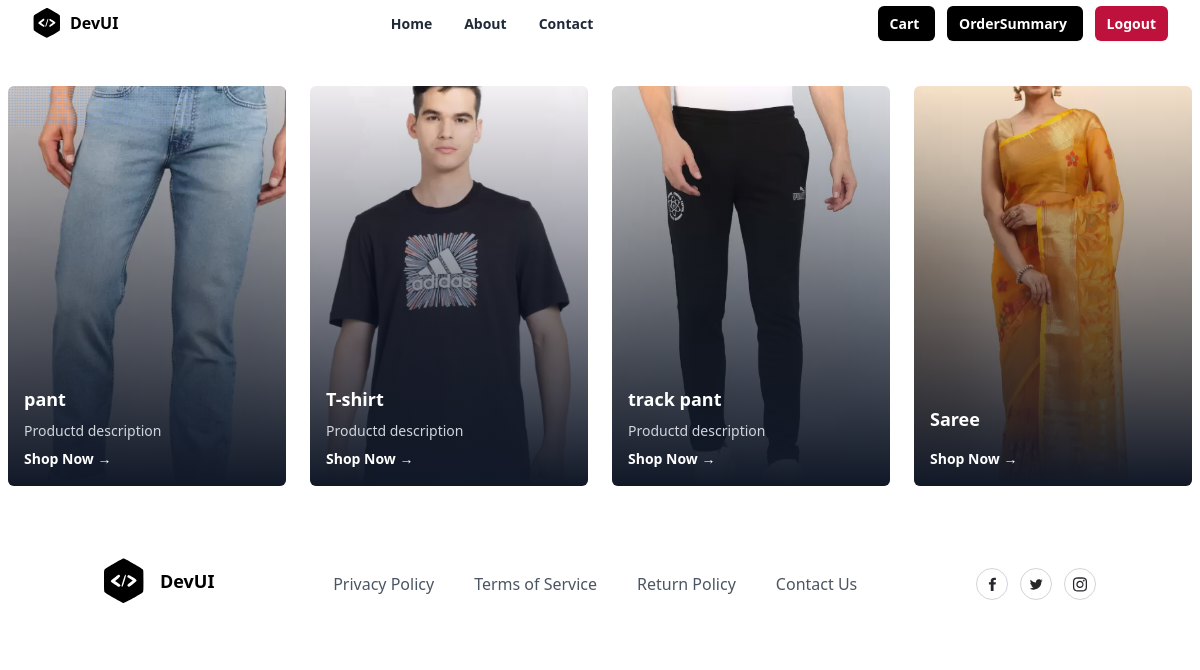
The app's page /index/ with its own data.
### store/models.py (models this page shows, shortened)
class Product(models.Model):
    title=models.CharField(max_length=200)
    description=models.TextField(null=True,blank=True)
    size_object=models.ManyToManyField(Size)
    category_object=models.ForeignKey(Category,on_delete=models.CASCADE)
    brand_object=models.ForeignKey(Brand,on_delete=models.CASCADE)
    image=models.ImageField(upload_to="product_images",null=True,default="product_images/default.jpg")
    price=models.PositiveIntegerField()
    tag_object=models.ManyToManyField(Tag)
    created_date=models.DateTimeField(auto_now_add=True)
    updated_at=models.DateTimeField(auto_now=True)
    is_active=models.BooleanField(default=True)

### store/views.py (the view)
# urls.py: path('index/',views.IndexView.as_view(),name="index"),
class IndexView(View):
    def get(self,request,*args, **kwargs):
        qs=Product.objects.all()
        return render(request,"index.html",{"data":qs})

### store/templates/index.html
{%extends 'base.html'%}
{%block main_block%}
<div class="conatiner">
    <div class="mx-auto grid w-full max-w-7xl items-center space-y-4 px-2 py-10 md:grid-cols-2 md:gap-6 md:space-y-0 lg:grid-cols-4">
        {%for p in data%}
        <div class="relative aspect-[16/9]  w-auto rounded-md md:aspect-auto md:h-[400px]">
            <img
              src="{{p.image.url}}"
              alt="AirMax Pro"
              class="z-0 h-full w-full rounded-md object-cover"
            />
            <div class="absolute inset-0 rounded-md bg-gradient-to-t from-gray-900 to-transparent"></div>
            <div class="absolute bottom-4 left-4 text-left">
              <h1 class="text-lg font-semibold text-white">{{p.title}}</h1>
              <p class="mt-2 text-sm text-gray-300">
                {{p.description}}
              </p>
              <a href="{%url 'product-detail' p.id%}" class="mt-2 inline-flex cursor-pointer items-center text-sm font-semibold text-white">
                Shop Now →
              </a>
            </div>
          </div>
        {%endfor%}
      </div>
</div>
{%endblock%}

### store/templates/base.html (shortened to what this page needs)
<!DOCTYPE html>
<html lang="en">
<head>
    <script src="https://cdn.tailwindcss.com"></script>
</head>
<body>
    <div class="relative w-full bg-white">
        <div class="mx-auto flex max-w-7xl items-center justify-between px-4 py-2 sm:px-6 lg:px-8">
          <div class="inline-flex items-center space-x-2">
            <span>
            </span>
            <span class="font-bold">DevUI</span>
          </div>
          <div class="hidden lg:block">
            <ul class="inline-flex space-x-8">
              <li>
                <a
                  href="{%url 'index'%}"
                  class="text-sm font-semibold text-gray-800 hover:text-gray-900"
                >
                  Home
                </a>
              </li>
              <li>
                <a
                  href="#"
                  class="text-sm font-semibold text-gray-800 hover:text-gray-900"
                >
                  About
                </a>
              </li>
              <li>
                <a
                  href="#"
                  class="text-sm font-semibold text-gray-800 hover:text-gray-900"
                >
                  Contact
                </a>
              </li>
            </ul>
          </div>
          <div class="hidden lg:block">
            <a href="{%url 'cart-summary'%}"
              class="rounded-md ms-3 bg-black px-3 py-2 text-sm font-semibold text-white shadow-sm hover:bg-black/80 focus-visible:outline focus-visible:outline-2 focus-visible:outline-offset-2 focus-visible:outline-black">
              Cart
          </a>
          <a
              href="{%url 'order-summary'%}"
              class="rounded-md ms-3 bg-black px-3 py-2 text-sm font-semibold text-white shadow-sm hover:bg-black/80 focus-visible:outline focus-visible:outline-2 focus-visible:outline-offset-2 focus-visible:outline-black"
            >
              OrderSummary
          </a>
          <a
              href="{%url 'signout'%}"
              class="rounded-md ms-3 bg-rose-700 px-3 py-2 text-sm font-semibold text-white shadow-sm hover:bg-black/80 focus-visible:outline focus-visible:outline-2 focus-visible:outline-offset-2 focus-visible:outline-black"
            >
              Logout
          </a>
          </div>
        </div>
      </div>
    {%block main_block%}
    {%endblock%}
    <section class="relative overflow-hidden bg-white py-8">
        <div class="container relative z-10 mx-auto px-4">
          <div class="-m-8 flex flex-wrap items-center justify-between">
            <div class="w-auto p-8">
              <a href="#">
                <div class="inline-flex items-center">
                  <span class="ml-4 text-lg font-bold">DevUI</span>
                </div>
              </a>
            </div>
            <div class="w-auto p-8">
              <ul class="-m-5 flex flex-wrap items-center">
                <li class="p-5">
                  <a class="font-medium text-gray-600 hover:text-gray-700" href="#">
                    Privacy Policy
                  </a>
                </li>
                <li class="p-5">
                  <a class="font-medium text-gray-600 hover:text-gray-700" href="#">
                    Terms of Service
                  </a>
                </li>
                <li class="p-5">
                  <a class="font-medium text-gray-600 hover:text-gray-700" href="#">
                    Return Policy
                  </a>
                </li>
                <li class="p-5">
                  <a class="font-medium text-gray-600 hover:text-gray-700" href="#">
                    Contact Us
                  </a>
                </li>
              </ul>
            </div>
            <div class="w-auto p-8">
              <div class="-m-1.5 flex flex-wrap">
                <div class="w-auto p-1.5">
                  <a href="#">
                    <div class="flex h-8 w-8 items-center justify-center rounded-full border border-gray-300 hover:border-gray-400">
                    </div>
                  </a>
                </div>
                <div class="w-auto p-1.5">
                  <a href="#">
                    <div class="flex h-8 w-8 items-center justify-center rounded-full border border-gray-300 hover:border-gray-400">
                    </div>
                  </a>
                </div>
                <div class="w-auto p-1.5">
                  <a href="#">
                    <div class="flex h-8 w-8 items-center justify-center rounded-full border border-gray-300 hover:border-gray-400">
                    </div>
                  </a>
                </div>
              </div>
            </div>
          </div>
        </div>
      </section>
</body>
</html>

### records on screen
Product: image (picture), title "pant", description "Productd description"
Product: image (picture), title "T-shirt", description "Productd description"
Product: image (picture), title "track pant", description "Productd description"
Product: image (picture), title "Saree"
